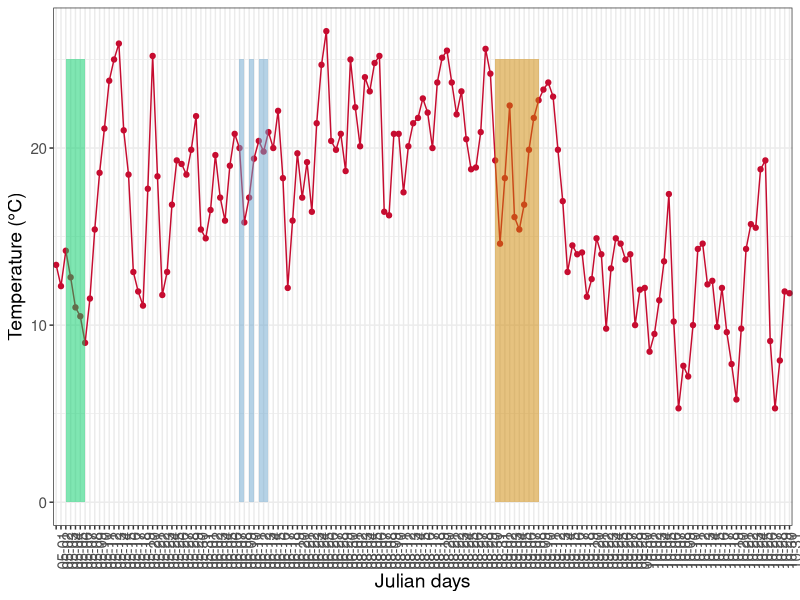
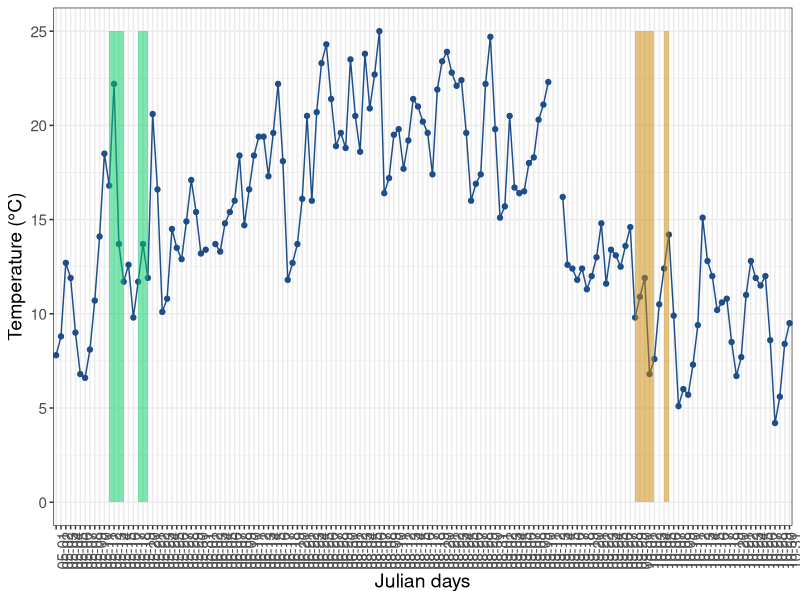
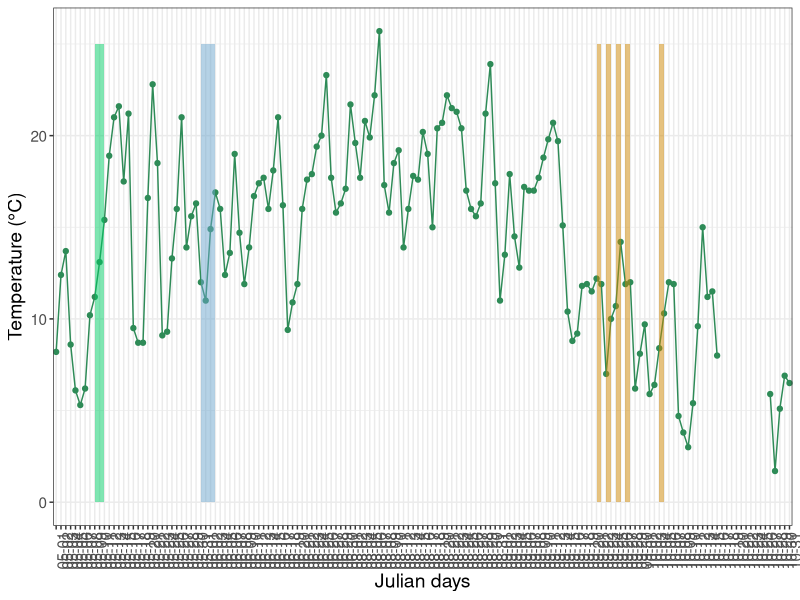
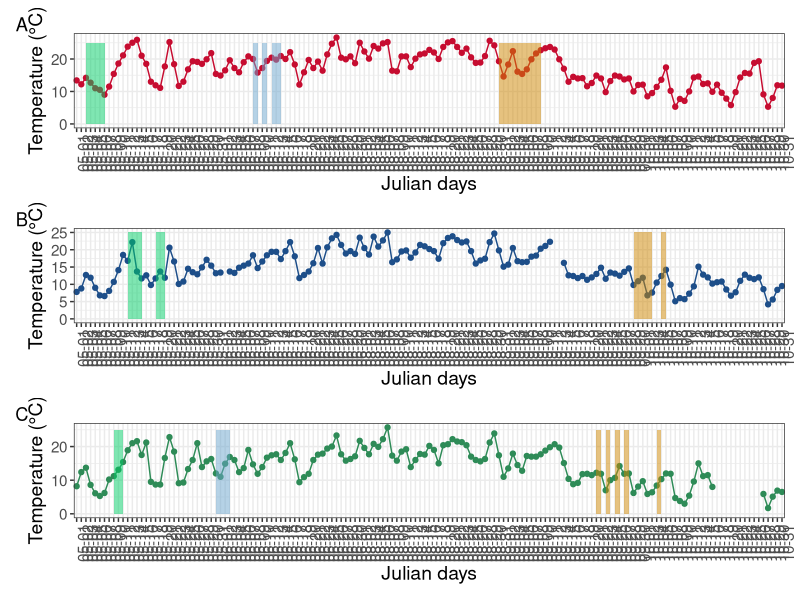
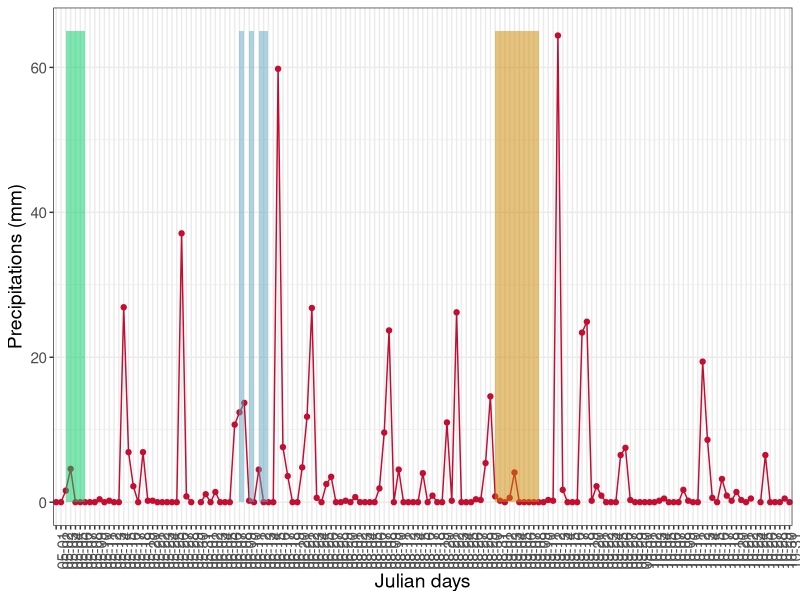
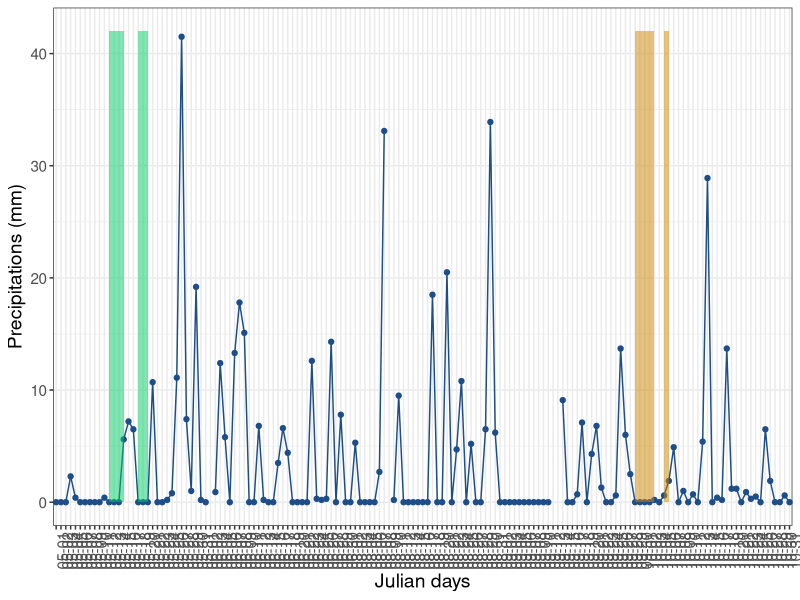
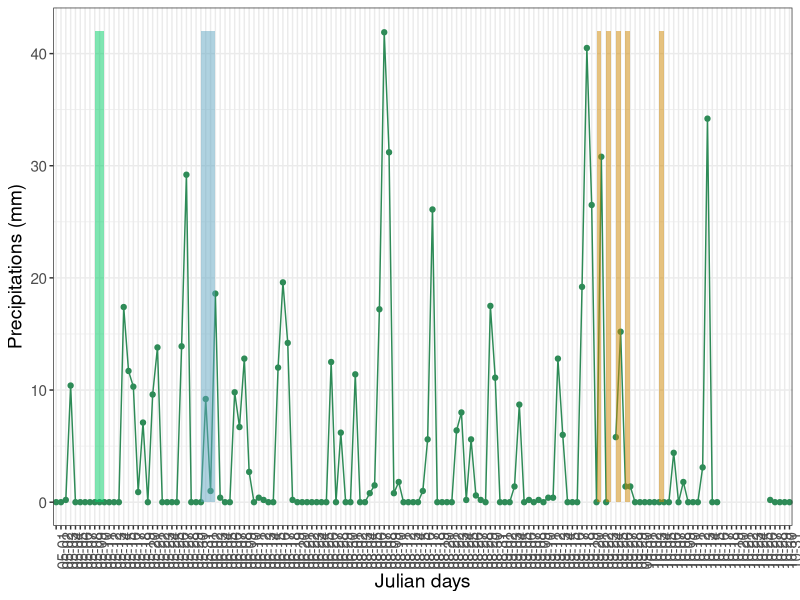
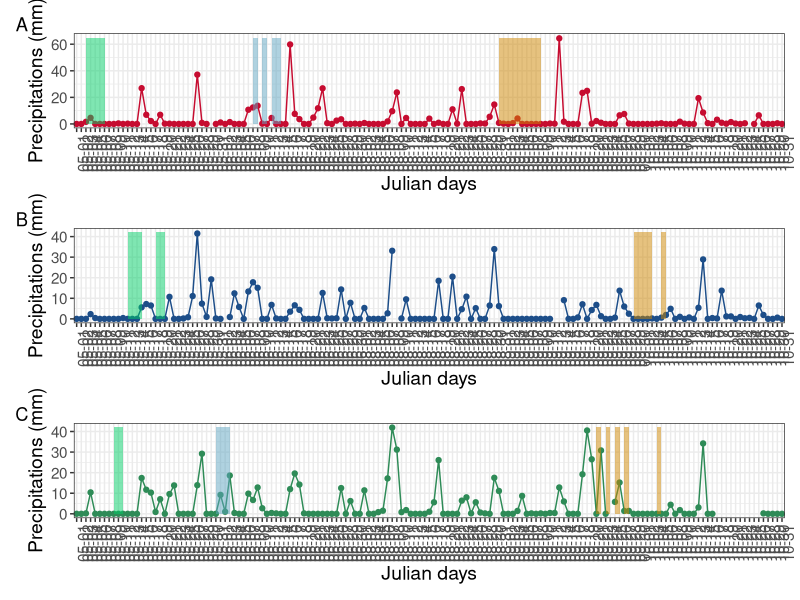

Source code (R) for these figures, in order:
## ---- chunk 1
library(readr)
library(dplyr)
library(ggplot2)
library(patchwork)
## ---- chunk 2
setwd("~/Library/CloudStorage/OneDrive-USherbrooke/Universite/Maitrise/WRITING/Bioaerosol_article/meteo")

meteo_SHB_2022 <- read_csv("meteo_SHB_2022.csv")
meteo_MTL_2022 <- read_csv("meteo_MTL_2022.csv")
meteo_QC_2022  <- read_csv("meteo_QC_2022.csv")

meteo_SHB_2022 <- meteo_SHB_2022[,c(3,5,6,7,8,10,12,14,24)]
meteo_MTL_2022 <- meteo_MTL_2022[,c(3,5,6,7,8,10,12,14,24)]
meteo_QC_2022  <- meteo_QC_2022 [,c(3,5,6,7,8,10,12,14,24)]

meteo <- rbind(meteo_SHB_2022, meteo_MTL_2022, meteo_QC_2022)

## ---- chunk 3
meteo <- subset(meteo, Mois == "05" | Mois == "06" | Mois == "08" | Mois == "09" | Mois == "10")

colnames(meteo) <- c("City","Date","Year","Month","Day","Max","Min","Mean","Rain")

meteo <- as.data.frame(meteo)

# Replace commas with dots in the specified column
meteo <- meteo %>%
  mutate(Max = gsub(",", ".", Max))
meteo <- meteo %>%
  mutate(Min = gsub(",", ".", Min))
meteo <- meteo %>%
  mutate(Mean = gsub(",", ".", Mean))
meteo <- meteo %>%
  mutate(Rain = gsub(",", ".", Rain))

meteo$City[meteo$City == "MCTAVISH"] <- "Montréal"
meteo$City[meteo$City == "BEAUPORT"] <- "Québec"
meteo$City[meteo$City == "SHERBROOKE"] <- "Sherbrooke"

meteo$Date  <- as.Date(meteo$Date)
meteo$City  <- as.factor(meteo$City)
meteo$Year  <- as.factor(meteo$Year)
meteo$Month <- as.factor(meteo$Month)
meteo$Day   <- as.factor(meteo$Day)
meteo$Max   <- as.numeric(meteo$Max)
meteo$Min   <- as.numeric(meteo$Min)
meteo$Mean  <- as.numeric(meteo$Mean)
meteo$Rain  <- as.numeric(meteo$Rain)

meteo$Time  <- format(as.Date(meteo$Date), "%m-%d")
## ---- chunk 4
meteo_MTL <- subset(meteo, City == "Montréal")

meteo_QC  <- subset(meteo, City == "Québec")

meteo_SHB <- subset(meteo, City == "Sherbrooke")
## ---- chunk 5
###### MTL
# Spring MTL: 05-03 to 05-07
# Summer MTL: 06-(08,10,12-13)
# Fall MTL:   08-31 to 09-(07,09)

plot_MTL <- ggplot(meteo_MTL, aes(x=Time, y=Mean, color = City, group = City)) + 
  geom_point()+ 
  geom_line()+
  theme_bw()+
  scale_color_manual(values = "#C60C30")+
  annotate("rect", xmin = "05-03", xmax = "05-07", ymin = 0, ymax = 25, alpha = 0.5, fill = "springgreen3")+
  annotate("rect", xmin = "06-08", xmax = "06-09", ymin = 0, ymax = 25, alpha = 0.5, fill = "skyblue3")+
  annotate("rect", xmin = "06-10", xmax = "06-11", ymin = 0, ymax = 25, alpha = 0.5, fill = "skyblue3")+
  annotate("rect", xmin = "06-12", xmax = "06-14", ymin = 0, ymax = 25, alpha = 0.5, fill = "skyblue3")+
  annotate("rect", xmin = "08-31", xmax = "09-09", ymin = 0, ymax = 25, alpha = 0.5, fill = "orange3")+
  ylab("Temperature (°C)")+
  xlab("Julian days")+
  theme(axis.text.x = element_text(angle = 90),
        axis.text = element_text(size =11),
        axis.title = element_text(size = 14),
        legend.position = "none");plot_MTL
## ---- chunk 6
# Spring QC:  05-(12,13,14,18,19)
# Fall QC:    09-(29,30) and 10-(01,02,05)

plot_QC <- ggplot(meteo_QC, aes(x=Time, y=Mean, color = City, group = City)) + 
  geom_point()+ 
  geom_line()+
  theme_bw()+
  scale_color_manual(values = "#1D4E89")+
  annotate("rect", xmin = "05-12", xmax = "05-15", ymin = 0, ymax = 25, alpha = 0.5, fill = "springgreen3")+
  annotate("rect", xmin = "05-18", xmax = "05-20", ymin = 0, ymax = 25, alpha = 0.5, fill = "springgreen3")+
  annotate("rect", xmin = "09-29", xmax = "10-03", ymin = 0, ymax = 25, alpha = 0.5, fill = "orange3")+
  annotate("rect", xmin = "10-05", xmax = "10-06", ymin = 0, ymax = 25, alpha = 0.5, fill = "orange3")+
  ylab("Temperature (°C)")+
  xlab("Julian days")+
  theme(axis.text.x = element_text(angle = 90),
        axis.text = element_text(size =11),
        axis.title = element_text(size = 14),
        legend.position = "none");plot_QC
## ---- chunk 7
# Spring SHB: 05-09 to 05-11
# Summer SHB: 05-31 to 06-03
# Fall SHB:   09-(21,23,25,27) and 10-04
plot_SHB <- ggplot(meteo_SHB, aes(x=Time, y=Mean, color = City, group = City)) + 
  geom_point()+ 
  geom_line()+
  theme_bw()+
  scale_color_manual(values = "#2E8B57")+
  annotate("rect", xmin = "05-09", xmax = "05-11", ymin = 0, ymax = 25, alpha = 0.5, fill = "springgreen3")+
  annotate("rect", xmin = "05-31", xmax = "06-03", ymin = 0, ymax = 25, alpha = 0.5, fill = "skyblue3")+
  annotate("rect", xmin = "09-21", xmax = "09-22", ymin = 0, ymax = 25, alpha = 0.5, fill = "orange3")+
  annotate("rect", xmin = "09-23", xmax = "09-24", ymin = 0, ymax = 25, alpha = 0.5, fill = "orange3")+
  annotate("rect", xmin = "09-25", xmax = "09-26", ymin = 0, ymax = 25, alpha = 0.5, fill = "orange3")+
  annotate("rect", xmin = "09-27", xmax = "09-28", ymin = 0, ymax = 25, alpha = 0.5, fill = "orange3")+
  annotate("rect", xmin = "10-04", xmax = "10-05", ymin = 0, ymax = 25, alpha = 0.5, fill = "orange3")+
  ylab("Temperature (°C)")+
  xlab("Julian days")+
  theme(axis.text.x = element_text(angle = 90),
        axis.text = element_text(size =11),
        axis.title = element_text(size = 14),
        legend.position = "none");plot_SHB
## ---- chunk 8
meteo_all_cities <- plot_MTL / plot_QC / plot_SHB
meteo_all_cities + plot_annotation(tag_levels = "A") # 20 x 33 landscape
## ---- chunk 9
###### MTL
# Spring MTL: 05-03 to 05-07
# Summer MTL: 06-(08,10,12-13)
# Fall MTL:   08-31 to 09-(07,09)

plot_MTL_Prec <- ggplot(meteo_MTL, aes(x=Time, y=Rain, color = City, group = City)) + 
  geom_point()+ 
  geom_line()+
  theme_bw()+
  scale_color_manual(values = "#C60C30")+
  annotate("rect", xmin = "05-03", xmax = "05-07", ymin = 0, ymax = 65, alpha = 0.5, fill = "springgreen3")+
  annotate("rect", xmin = "06-08", xmax = "06-09", ymin = 0, ymax = 65, alpha = 0.5, fill = "#61a5c2")+
  annotate("rect", xmin = "06-10", xmax = "06-11", ymin = 0, ymax = 65, alpha = 0.5, fill = "#61a5c2")+
  annotate("rect", xmin = "06-12", xmax = "06-14", ymin = 0, ymax = 65, alpha = 0.5, fill = "#61a5c2")+
  annotate("rect", xmin = "08-31", xmax = "09-09", ymin = 0, ymax = 65, alpha = 0.5, fill = "orange3")+
  ylab("Precipitations (mm)")+
  xlab("Julian days")+
  theme(axis.text.x = element_text(angle = 90),
        axis.text = element_text(size =11),
        axis.title = element_text(size = 14),
        legend.position = "none");plot_MTL_Prec
## ---- chunk 10
# Spring QC:  05-(12,13,14,18,19)
# Fall QC:    09-(29,30) and 10-(01,02,05)

plot_QC_Prec <- ggplot(meteo_QC, aes(x=Time, y=Rain, color = City, group = City)) + 
  geom_point()+ 
  geom_line()+
  theme_bw()+
  scale_color_manual(values = "#1D4E89")+
  annotate("rect", xmin = "05-12", xmax = "05-15", ymin = 0, ymax = 42, alpha = 0.5, fill = "springgreen3")+
  annotate("rect", xmin = "05-18", xmax = "05-20", ymin = 0, ymax = 42, alpha = 0.5, fill = "springgreen3")+
  annotate("rect", xmin = "09-29", xmax = "10-03", ymin = 0, ymax = 42, alpha = 0.5, fill = "orange3")+
  annotate("rect", xmin = "10-05", xmax = "10-06", ymin = 0, ymax = 42, alpha = 0.5, fill = "orange3")+
  ylab("Precipitations (mm)")+
  xlab("Julian days")+
  theme(axis.text.x = element_text(angle = 90),
        axis.text = element_text(size =11),
        axis.title = element_text(size = 14),
        legend.position = "none");plot_QC_Prec
## ---- chunk 11
# Spring SHB: 05-09 to 05-11
# Summer SHB: 05-31 to 06-03
# Fall SHB:   09-(21,23,25,27) and 10-04
plot_SHB_Prec <- ggplot(meteo_SHB, aes(x=Time, y=Rain, color = City, group = City)) + 
  geom_point()+ 
  geom_line()+
  theme_bw()+
  scale_color_manual(values = "#2E8B57")+
  annotate("rect", xmin = "05-09", xmax = "05-11", ymin = 0, ymax = 42, alpha = 0.5, fill = "springgreen3")+
  annotate("rect", xmin = "05-31", xmax = "06-03", ymin = 0, ymax = 42, alpha = 0.5, fill = "#61a5c2")+
  annotate("rect", xmin = "09-21", xmax = "09-22", ymin = 0, ymax = 42, alpha = 0.5, fill = "orange3")+
  annotate("rect", xmin = "09-23", xmax = "09-24", ymin = 0, ymax = 42, alpha = 0.5, fill = "orange3")+
  annotate("rect", xmin = "09-25", xmax = "09-26", ymin = 0, ymax = 42, alpha = 0.5, fill = "orange3")+
  annotate("rect", xmin = "09-27", xmax = "09-28", ymin = 0, ymax = 42, alpha = 0.5, fill = "orange3")+
  annotate("rect", xmin = "10-04", xmax = "10-05", ymin = 0, ymax = 42, alpha = 0.5, fill = "orange3")+
  ylab("Precipitations (mm)")+
  xlab("Julian days")+
  theme(axis.text.x = element_text(angle = 90),
        axis.text = element_text(size =11),
        axis.title = element_text(size = 14),
        legend.position = "none");plot_SHB_Prec
## ---- chunk 12
meteo_all_cities_Prec <- plot_MTL_Prec / plot_QC_Prec / plot_SHB_Prec
meteo_all_cities_Prec + plot_annotation(tag_levels = "A") # 20 x 33 landscape
